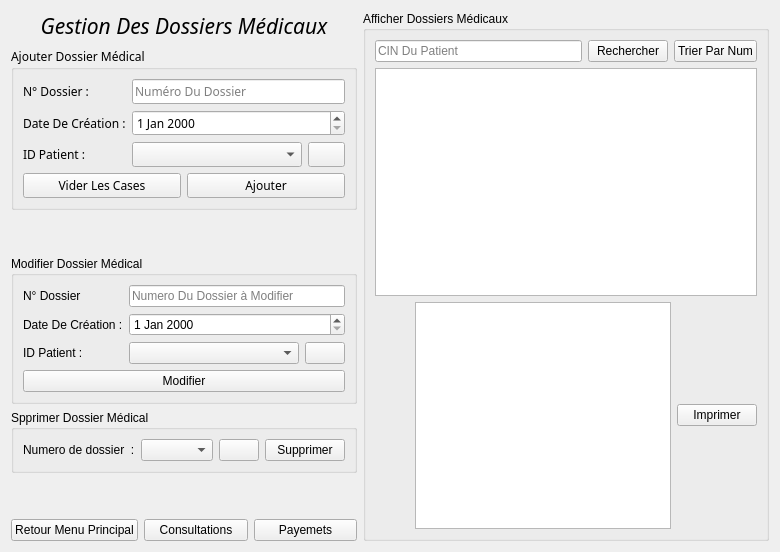
      <widget class="QWidget" name="page_6">
       <layout class="QHBoxLayout" name="horizontalLayout_36">
        <item>
         <layout class="QVBoxLayout" name="verticalLayout_18">
          <item>
           <widget class="QLabel" name="Gemploye_5">
            <property name="font">
             <font>
              <family>Montserrat</family>
              <italic>true</italic>
             </font>
            </property>
            <property name="text">
             <string>&lt;html&gt;&lt;head/&gt;&lt;body&gt;&lt;p align=&quot;center&quot;&gt;&lt;span style=&quot; font-size:16pt;&quot;&gt;Gestion Des Dossiers Médicaux&lt;/span&gt;&lt;/p&gt;&lt;/body&gt;&lt;/html&gt;</string>
            </property>
           </widget>
          </item>
          <item>
           <widget class="QGroupBox" name="groupBox_14">
            <property name="font">
             <font>
              <family>Montserrat</family>
             </font>
            </property>
            <property name="title">
             <string>Ajouter Dossier Médical</string>
            </property>
            <layout class="QVBoxLayout" name="verticalLayout_19">
             <item>
              <layout class="QFormLayout" name="formLayout_7">
               <item row="0" column="0">
                <widget class="QLabel" name="iDLabel_5">
                 <property name="text">
                  <string>N° Dossier :</string>
                 </property>
                </widget>
               </item>
               <item row="0" column="1">
                <widget class="QLineEdit" name="le_num">
                 <property name="cursor">
                  <cursorShape>ArrowCursor</cursorShape>
                 </property>
                 <property name="text">
                  <string/>
                 </property>
                 <property name="placeholderText">
                  <string>Numéro Du Dossier</string>
                 </property>
                </widget>
               </item>
               <item row="1" column="0">
                <widget class="QLabel" name="nomPrNomLabel_5">
                 <property name="text">
                  <string>Date De Création :</string>
                 </property>
                 <property name="buddy">
                  <cstring>lineEditNom</cstring>
                 </property>
                </widget>
               </item>
               <item row="1" column="1">
                <widget class="QDateEdit" name="le_date_ajout"/>
               </item>
               <item row="2" column="0">
                <widget class="QLabel" name="dateDAdhesionLabel_5">
                 <property name="text">
                  <string>ID Patient :</string>
                 </property>
                </widget>
               </item>
               <item row="2" column="1">
                <layout class="QHBoxLayout" name="horizontalLayout_40" stretch="4,0">
                 <item>
                  <widget class="QComboBox" name="comboBox1"/>
                 </item>
                 <item>
                  <widget class="QPushButton" name="refrech_aj">
                   <property name="text">
                    <string/>
                   </property>
                  </widget>
                 </item>
                </layout>
               </item>
              </layout>
             </item>
             <item>
              <layout class="QHBoxLayout" name="horizontalLayout_32">
               <item>
                <widget class="QPushButton" name="viderCases_4">
                 <property name="text">
                  <string>Vider Les Cases</string>
                 </property>
                </widget>
               </item>
               <item>
                <widget class="QPushButton" name="pb_ajouter">
                 <property name="text">
                  <string>Ajouter</string>
                 </property>
                </widget>
               </item>
              </layout>
             </item>
            </layout>
           </widget>
          </item>
          <item>
           <spacer name="verticalSpacer_13">
            <property name="orientation">
             <enum>Qt::Vertical</enum>
            </property>
            <property name="sizeHint" stdset="0">
             <size>
              <width>20</width>
              <height>40</height>
             </size>
            </property>
           </spacer>
          </item>
          <item>
           <widget class="QGroupBox" name="groupBox_17">
            <property name="title">
             <string>Modifier Dossier Médical</string>
            </property>
            <layout class="QVBoxLayout" name="verticalLayout_20">
             <item>
              <layout class="QFormLayout" name="formLayout_8">
               <item row="0" column="0">
                <widget class="QLabel" name="nomDuMDicamentLabel_3">
                 <property name="text">
                  <string>N° Dossier</string>
                 </property>
                </widget>
               </item>
               <item row="0" column="1">
                <widget class="QLineEdit" name="le_num_modif">
                 <property name="placeholderText">
                  <string>Numero Du Dossier à Modifier</string>
                 </property>
                </widget>
               </item>
               <item row="1" column="0">
                <widget class="QLabel" name="dateDExpirationLabel_5">
                 <property name="text">
                  <string>Date De Création :</string>
                 </property>
                </widget>
               </item>
               <item row="1" column="1">
                <widget class="QDateEdit" name="le_date_modif"/>
               </item>
               <item row="2" column="0">
                <widget class="QLabel" name="prixLabel_3">
                 <property name="text">
                  <string>ID Patient :</string>
                 </property>
                </widget>
               </item>
               <item row="2" column="1">
                <layout class="QHBoxLayout" name="horizontalLayout_33" stretch="4,0">
                 <item>
                  <widget class="QComboBox" name="comboBox3"/>
                 </item>
                 <item>
                  <widget class="QPushButton" name="refrech_mod">
                   <property name="text">
                    <string/>
                   </property>
                  </widget>
                 </item>
                </layout>
               </item>
              </layout>
             </item>
             <item>
              <layout class="QHBoxLayout" name="horizontalLayout_34">
               <item>
                <widget class="QPushButton" name="pushButton_3">
                 <property name="text">
                  <string>Modifier</string>
                 </property>
                </widget>
               </item>
              </layout>
             </item>
            </layout>
           </widget>
          </item>
          <item>
           <widget class="QGroupBox" name="groupBox_18">
            <property name="title">
             <string>Spprimer Dossier Médical</string>
            </property>
            <layout class="QHBoxLayout" name="horizontalLayout_38" stretch="2,5,0,0">
             <item>
              <widget class="QLabel" name="label_3">
               <property name="text">
                <string>Numero de dossier  :</string>
               </property>
              </widget>
             </item>
             <item>
              <widget class="QComboBox" name="com"/>
             </item>
             <item>
              <widget class="QPushButton" name="pushButton">
               <property name="text">
                <string/>
               </property>
              </widget>
             </item>
             <item>
              <widget class="QPushButton" name="pushButton_2">
               <property name="text">
                <string>Supprimer</string>
               </property>
              </widget>
             </item>
            </layout>
           </widget>
          </item>
          <item>
           <spacer name="verticalSpacer_14">
            <property name="orientation">
             <enum>Qt::Vertical</enum>
            </property>
            <property name="sizeHint" stdset="0">
             <size>
              <width>20</width>
              <height>40</height>
             </size>
            </property>
           </spacer>
          </item>
          <item>
           <layout class="QHBoxLayout" name="horizontalLayout_35">
            <item>
             <widget class="QPushButton" name="pushButtonReturn1_4">
              <property name="text">
               <string>Retour Menu Principal</string>
              </property>
             </widget>
            </item>
            <item>
             <widget class="QPushButton" name="pushButtonGoMedicaments_2">
              <property name="text">
               <string>Consultations</string>
              </property>
             </widget>
            </item>
            <item>
             <widget class="QPushButton" name="pushButton_12">
              <property name="text">
               <string>Payemets</string>
              </property>
             </widget>
            </item>
           </layout>
          </item>
         </layout>
        </item>
        <item>
         <widget class="QGroupBox" name="groupBox_19">
          <property name="title">
           <string>Afficher Dossiers Médicaux</string>
          </property>
          <layout class="QVBoxLayout" name="verticalLayout_21" stretch="0,0,0">
           <item>
            <layout class="QHBoxLayout" name="horizontalLayout_37">
             <item>
              <widget class="QLineEdit" name="lineEdit">
               <property name="placeholderText">
                <string>CIN Du Patient</string>
               </property>
              </widget>
             </item>
             <item>
              <widget class="QPushButton" name="rech_doc">
               <property name="text">
                <string>Rechercher</string>
               </property>
              </widget>
             </item>
             <item>
              <widget class="QPushButton" name="trie_doc">
               <property name="text">
                <string>Trier Par Num</string>
               </property>
              </widget>
             </item>
            </layout>
           </item>
           <item>
            <widget class="QTableView" name="tabdossier"/>
           </item>
           <item>
            <layout class="QHBoxLayout" name="horizontalLayout_39">
             <item>
              <spacer name="horizontalSpacer_5">
               <property name="orientation">
                <enum>Qt::Horizontal</enum>
               </property>
               <property name="sizeHint" stdset="0">
                <size>
                 <width>40</width>
                 <height>20</height>
                </size>
               </property>
              </spacer>
             </item>
             <item>
              <widget class="QTextBrowser" name="imprimer"/>
             </item>
             <item>
              <widget class="QPushButton" name="Impdos">
               <property name="text">
                <string>Imprimer</string>
               </property>
              </widget>
             </item>
            </layout>
           </item>
          </layout>
         </widget>
        </item>
       </layout>
      </widget>
